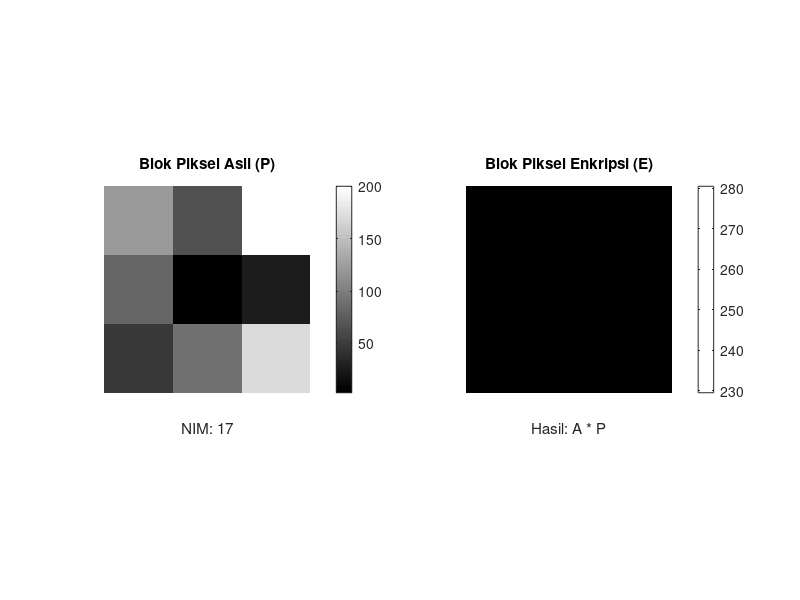

Source code (MATLAB):
% ===================================================== 
%  UTS Matematika Sains Data — Semester Genap 2025/2026 
%  Soal 2 — veifikasi invers matriks dan visualisasi enkripsi citra grayscale
%  --------------------------------------------------- 
%  Nama  : Muhammad Arkan Ryanto
%  NIM   : 17
%  Parameter: N=17, a=1, b=7, K=9, theta0=65, alpha=0.008 
%  Tanggal: 25 April 2026 
% ===================================================== 

clc; clear; close all;

N = 17; a = 1; b = 7; 
K=9; 
theta0=65; 
alpha=0.008;

% Soal 2d — Verifikasi Invers Manual vs MATLAB
A = [a+1, b, 2; 
     1, a+2, b; 
     b, 1, a+3];

A_inv = inv(A);

[n, m] = size(A);
C = zeros(n, m); 

for i = 1:n
    for j = 1:m
        subA = A;
        subA(i, :) = []; 
        subA(:, j) = []; 
        C(i,j) = ((-1)^(i+j)) * det(subA);
    end
end

A_inv_manual = C' / det(A);

error_fro = norm(A_inv_manual - A_inv, 'fro');

fprintf('================================\n');
fprintf('Determinan A: %.2f\n', det(A));
fprintf('Norma Error Frobenius: %.2e\n', error_fro);

% Soal 2f — Visualisasi Rekonstruksi Citra Grayscale
P = [120, (50 + N), 200; 
     80, (a + 2), (10 + N); 
     (30 + N), 90, 170];

E = A * P;

P_de = A_inv * E;

fprintf('================================\n');
disp('Matriks Piksel Asli (P):'); disp(P);
disp('Matriks Terenkripsi (E):'); disp(E);
disp('Matriks Hasil Dekripsi (P''):'); disp(round(P_de));
fprintf('================================\n');

figure('Name', 'Visualisasi Enkripsi Citra ', 'Color', 'k');

subplot(1,2,1);
imshow(uint8(P), []); 
title('Blok Piksel Asli (P)');
xlabel(['NIM: ', num2str(N)]);
colorbar;

subplot(1,2,2);
imshow(uint8(E), []); 
title('Blok Piksel Enkripsi (E)');
xlabel('Hasil: A * P');
colorbar;

folderName = 'gambar';
saveas(gcf, fullfile(folderName, 'Visualisasi_Enkripsi_17.png'));
